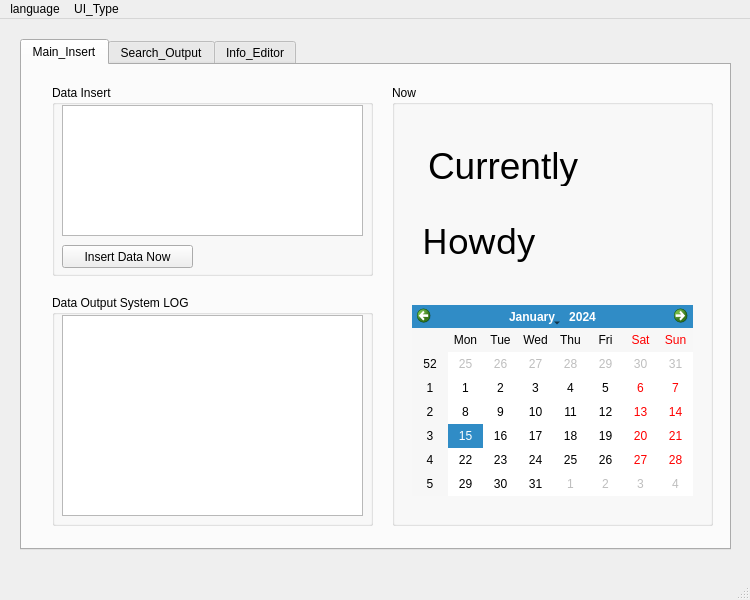
<?xml version="1.0" encoding="UTF-8"?>
<ui version="4.0">
 <class>MainWindow</class>
 <widget class="QMainWindow" name="MainWindow">
  <property name="geometry">
   <rect>
    <x>0</x>
    <y>0</y>
    <width>750</width>
    <height>600</height>
   </rect>
  </property>
  <property name="windowTitle">
   <string>MainWindow</string>
  </property>
  <widget class="QWidget" name="centralwidget">
   <widget class="QTabWidget" name="tabWidget">
    <property name="geometry">
     <rect>
      <x>20</x>
      <y>20</y>
      <width>711</width>
      <height>511</height>
     </rect>
    </property>
    <property name="currentIndex">
     <number>0</number>
    </property>
    <widget class="QWidget" name="tab">
     <attribute name="title">
      <string>Main_Insert</string>
     </attribute>
     <widget class="QGroupBox" name="groupBox">
      <property name="geometry">
       <rect>
        <x>30</x>
        <y>20</y>
        <width>321</width>
        <height>191</height>
       </rect>
      </property>
      <property name="title">
       <string>Data Insert</string>
      </property>
      <widget class="QPushButton" name="insertButton">
       <property name="geometry">
        <rect>
         <x>10</x>
         <y>160</y>
         <width>131</width>
         <height>23</height>
        </rect>
       </property>
       <property name="text">
        <string>Insert Data Now</string>
       </property>
      </widget>
      <widget class="QTextEdit" name="Insert_Data">
       <property name="geometry">
        <rect>
         <x>10</x>
         <y>20</y>
         <width>301</width>
         <height>131</height>
        </rect>
       </property>
      </widget>
     </widget>
     <widget class="QGroupBox" name="groupBox_2">
      <property name="geometry">
       <rect>
        <x>30</x>
        <y>230</y>
        <width>321</width>
        <height>231</height>
       </rect>
      </property>
      <property name="title">
       <string>Data Output System LOG</string>
      </property>
      <widget class="QTextBrowser" name="SystemOP_Browser">
       <property name="geometry">
        <rect>
         <x>10</x>
         <y>20</y>
         <width>301</width>
         <height>201</height>
        </rect>
       </property>
      </widget>
     </widget>
     <widget class="QGroupBox" name="groupBox_3">
      <property name="geometry">
       <rect>
        <x>370</x>
        <y>20</y>
        <width>321</width>
        <height>441</height>
       </rect>
      </property>
      <property name="title">
       <string>Now</string>
      </property>
      <widget class="QLabel" name="label_name">
       <property name="geometry">
        <rect>
         <x>30</x>
         <y>120</y>
         <width>271</width>
         <height>71</height>
        </rect>
       </property>
       <property name="font">
        <font>
         <family>MS PMincho</family>
         <pointsize>26</pointsize>
        </font>
       </property>
       <property name="text">
        <string>Howdy</string>
       </property>
      </widget>
      <widget class="QCalendarWidget" name="calendarWidget">
       <property name="geometry">
        <rect>
         <x>20</x>
         <y>220</y>
         <width>281</width>
         <height>191</height>
        </rect>
       </property>
      </widget>
      <widget class="QLabel" name="label_time">
       <property name="geometry">
        <rect>
         <x>36</x>
         <y>60</y>
         <width>261</width>
         <height>41</height>
        </rect>
       </property>
       <property name="font">
        <font>
         <pointsize>28</pointsize>
        </font>
       </property>
       <property name="text">
        <string>Currently</string>
       </property>
      </widget>
     </widget>
    </widget>
    <widget class="QWidget" name="tab_2">
     <attribute name="title">
      <string>Search_Output</string>
     </attribute>
     <widget class="QGroupBox" name="groupBox_4">
      <property name="geometry">
       <rect>
        <x>30</x>
        <y>20</y>
        <width>641</width>
        <height>131</height>
       </rect>
      </property>
      <property name="title">
       <string>Search DATA</string>
      </property>
      <widget class="QLabel" name="label_2">
       <property name="geometry">
        <rect>
         <x>40</x>
         <y>50</y>
         <width>351</width>
         <height>16</height>
        </rect>
       </property>
       <property name="text">
        <string>Year / Month / Day </string>
       </property>
      </widget>
      <widget class="QPushButton" name="Search_Button">
       <property name="geometry">
        <rect>
         <x>510</x>
         <y>20</y>
         <width>91</width>
         <height>81</height>
        </rect>
       </property>
       <property name="text">
        <string>Search_Button</string>
       </property>
      </widget>
      <widget class="QWidget" name="layoutWidget">
       <property name="geometry">
        <rect>
         <x>40</x>
         <y>80</y>
         <width>436</width>
         <height>22</height>
        </rect>
       </property>
       <layout class="QHBoxLayout" name="horizontalLayout">
        <item>
         <widget class="QComboBox" name="comboBox"/>
        </item>
        <item>
         <widget class="QComboBox" name="comboBox_2"/>
        </item>
        <item>
         <widget class="QComboBox" name="comboBox_3"/>
        </item>
        <item>
         <widget class="QTimeEdit" name="timeEdit"/>
        </item>
       </layout>
      </widget>
      <widget class="QLineEdit" name="lineEdit">
       <property name="geometry">
        <rect>
         <x>140</x>
         <y>20</y>
         <width>331</width>
         <height>20</height>
        </rect>
       </property>
      </widget>
      <widget class="QLabel" name="label_3">
       <property name="geometry">
        <rect>
         <x>60</x>
         <y>20</y>
         <width>61</width>
         <height>21</height>
        </rect>
       </property>
       <property name="focusPolicy">
        <enum>Qt::NoFocus</enum>
       </property>
       <property name="layoutDirection">
        <enum>Qt::LeftToRight</enum>
       </property>
       <property name="autoFillBackground">
        <bool>false</bool>
       </property>
       <property name="text">
        <string>KeyWord</string>
       </property>
      </widget>
      <widget class="QWidget" name="layoutWidget">
       <property name="geometry">
        <rect>
         <x>190</x>
         <y>50</y>
         <width>254</width>
         <height>20</height>
        </rect>
       </property>
       <layout class="QHBoxLayout" name="horizontalLayout_2">
        <item>
         <widget class="QCheckBox" name="checkBox_2">
          <property name="text">
           <string>Accept day categories</string>
          </property>
         </widget>
        </item>
        <item>
         <widget class="QCheckBox" name="checkBox">
          <property name="text">
           <string>Accept until minute</string>
          </property>
         </widget>
        </item>
       </layout>
      </widget>
     </widget>
     <widget class="QGroupBox" name="groupBox_5">
      <property name="geometry">
       <rect>
        <x>30</x>
        <y>190</y>
        <width>641</width>
        <height>271</height>
       </rect>
      </property>
      <property name="title">
       <string>Output</string>
      </property>
      <widget class="QTableView" name="tableView">
       <property name="geometry">
        <rect>
         <x>20</x>
         <y>30</y>
         <width>601</width>
         <height>221</height>
        </rect>
       </property>
      </widget>
      <widget class="QTableWidget" name="tableWidget">
       <property name="geometry">
        <rect>
         <x>20</x>
         <y>30</y>
         <width>601</width>
         <height>221</height>
        </rect>
       </property>
      </widget>
      <widget class="QTextBrowser" name="textBrowser">
       <property name="geometry">
        <rect>
         <x>30</x>
         <y>50</y>
         <width>256</width>
         <height>192</height>
        </rect>
       </property>
      </widget>
     </widget>
     <widget class="QWidget" name="layoutWidget">
      <property name="geometry">
       <rect>
        <x>30</x>
        <y>160</y>
        <width>255</width>
        <height>23</height>
       </rect>
      </property>
      <layout class="QHBoxLayout" name="horizontalLayout_4">
       <item>
        <widget class="QProgressBar" name="progressBar_search">
         <property name="value">
          <number>0</number>
         </property>
        </widget>
       </item>
       <item>
        <widget class="QLabel" name="label_6">
         <property name="text">
          <string>Wait For System information</string>
         </property>
        </widget>
       </item>
      </layout>
     </widget>
    </widget>
    <widget class="QWidget" name="tab_3">
     <attribute name="title">
      <string>Info_Editor</string>
     </attribute>
     <widget class="QGroupBox" name="groupBox_6">
      <property name="geometry">
       <rect>
        <x>20</x>
        <y>20</y>
        <width>661</width>
        <height>81</height>
       </rect>
      </property>
      <property name="title">
       <string>Data Selector Control</string>
      </property>
      <widget class="QWidget" name="layoutWidget">
       <property name="geometry">
        <rect>
         <x>10</x>
         <y>20</y>
         <width>641</width>
         <height>49</height>
        </rect>
       </property>
       <layout class="QHBoxLayout" name="horizontalLayout_6">
        <item>
         <layout class="QVBoxLayout" name="verticalLayout">
          <item>
           <widget class="QLabel" name="label">
            <property name="text">
             <string>1.Data ID from database</string>
            </property>
           </widget>
          </item>
          <item>
           <layout class="QHBoxLayout" name="horizontalLayout_3">
            <item>
             <widget class="QLabel" name="label_5">
              <property name="font">
               <font>
                <weight>75</weight>
                <bold>true</bold>
               </font>
              </property>
              <property name="text">
               <string>Number.</string>
              </property>
             </widget>
            </item>
            <item>
             <widget class="QSpinBox" name="spinBox">
              <property name="minimum">
               <number>1</number>
              </property>
              <property name="maximum">
               <number>2147483647</number>
              </property>
             </widget>
            </item>
            <item>
             <widget class="QPushButton" name="Download_Data">
              <property name="text">
               <string>Load Data</string>
              </property>
             </widget>
            </item>
           </layout>
          </item>
         </layout>
        </item>
        <item>
         <widget class="Line" name="line">
          <property name="orientation">
           <enum>Qt::Vertical</enum>
          </property>
         </widget>
        </item>
        <item>
         <layout class="QVBoxLayout" name="verticalLayout_2">
          <item>
           <widget class="QLabel" name="label_4">
            <property name="text">
             <string>2.Path Selected :</string>
            </property>
           </widget>
          </item>
          <item>
           <layout class="QHBoxLayout" name="horizontalLayout_5">
            <item>
             <widget class="QPushButton" name="txt_select">
              <property name="text">
               <string>Select .txt From Disk</string>
              </property>
             </widget>
            </item>
            <item>
             <widget class="QCheckBox" name="checkBox_4">
              <property name="text">
               <string>CheckConform</string>
              </property>
             </widget>
            </item>
            <item>
             <widget class="QPushButton" name="PasteButton">
              <property name="text">
               <string>Paste and ReplaceEditor</string>
              </property>
             </widget>
            </item>
           </layout>
          </item>
         </layout>
        </item>
       </layout>
      </widget>
     </widget>
     <widget class="QGroupBox" name="groupBox_7">
      <property name="geometry">
       <rect>
        <x>20</x>
        <y>120</y>
        <width>661</width>
        <height>341</height>
       </rect>
      </property>
      <property name="title">
       <string>Editor</string>
      </property>
      <widget class="QPlainTextEdit" name="plainTextEdit">
       <property name="geometry">
        <rect>
         <x>23</x>
         <y>23</y>
         <width>611</width>
         <height>281</height>
        </rect>
       </property>
      </widget>
      <widget class="QWidget" name="layoutWidget">
       <property name="geometry">
        <rect>
         <x>440</x>
         <y>310</y>
         <width>191</width>
         <height>25</height>
        </rect>
       </property>
       <layout class="QHBoxLayout" name="horizontalLayout_7">
        <item>
         <widget class="QCheckBox" name="checkBox_5">
          <property name="text">
           <string>CheckConform</string>
          </property>
         </widget>
        </item>
        <item>
         <widget class="QPushButton" name="DataUpdate_Button">
          <property name="text">
           <string>Data_Update</string>
          </property>
         </widget>
        </item>
       </layout>
      </widget>
      <widget class="QLabel" name="label_7">
       <property name="geometry">
        <rect>
         <x>30</x>
         <y>310</y>
         <width>331</width>
         <height>16</height>
        </rect>
       </property>
       <property name="text">
        <string>NOW</string>
       </property>
      </widget>
     </widget>
    </widget>
   </widget>
  </widget>
  <widget class="QMenuBar" name="menubar">
   <property name="geometry">
    <rect>
     <x>0</x>
     <y>0</y>
     <width>750</width>
     <height>22</height>
    </rect>
   </property>
   <widget class="QMenu" name="menuTool_Bar">
    <property name="title">
     <string>language</string>
    </property>
    <addaction name="separator"/>
    <addaction name="actionLanguage"/>
    <addaction name="separator"/>
   </widget>
   <widget class="QMenu" name="menuUI_Type">
    <property name="title">
     <string>UI_Type</string>
    </property>
   </widget>
   <addaction name="menuTool_Bar"/>
   <addaction name="menuUI_Type"/>
  </widget>
  <widget class="QStatusBar" name="statusbar"/>
  <action name="actionLanguage">
   <property name="text">
    <string>English</string>
   </property>
  </action>
 </widget>
 <resources/>
 <connections/>
</ui>
